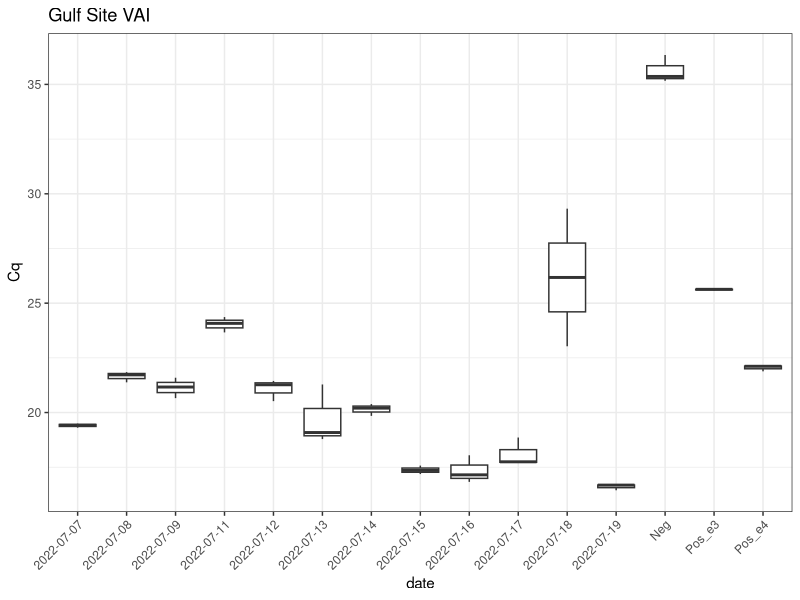

This figure's R source:
## ---- chunk 1
library(here)
library(tidyverse)
## ---- chunk 2
data<- read.csv(here("data", "raw_data", "qpcr", "vai", "rd_vai_daily.csv"))
## ---- chunk 3
data<-
  data %>%
  filter(!Well %in% "I07") %>%
    select(Cq, Sample)
## ---- chunk 4
data<-
  data %>%
  mutate(day = substr(data$Sample, 3,4),
         date = case_when(day == "7"~"2022-07-07",
                         day ==  "8"~"2022-07-08",
                         day ==  "9"~"2022-07-09",
                         day ==  "11"~"2022-07-11",
                         day == "12"~"2022-07-12",
                         day ==  "13"~"2022-07-13",
                         day ==  "14"~"2022-07-14",
                         day ==  "15"~"2022-07-15",
                         day ==  "16"~"2022-07-16",
                         day == "17"~"2022-07-17",
                         day ==  "18"~"2022-07-18",
                         day == "19"~"2022-07-19",
                         Sample == "e3" ~ "Pos_e3",
                         Sample == "e4" ~ "Pos_e4",
                         Sample == "NTC" ~ "Neg"))
## ---- chunk 5
data %>%
  ggplot() + geom_boxplot(
  aes(x = date,
      y = Cq)) +
  theme_bw() +
  theme(axis.text.x = element_text(angle = 45, hjust = 1)) +
  labs(title = "Gulf Site VAI")
